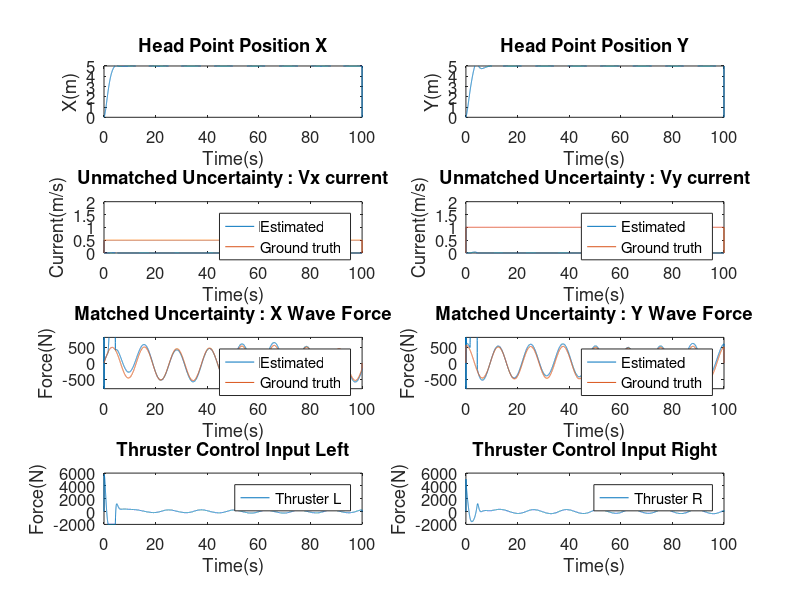

The MATLAB script that drew this image:
clear 

%%%%%%%%%%%%%%%%%%%%%%%%%%%%% USV Model %%%%%%%%%%%%%%%%%%%%%%%%%%%%%%%%%%
m = 3980;
Iz = 19703;
Xu = -50;
Yv = -200;
Yr = 0;
Nv = 0;
Nr = -1281;
m11 = m;
m22 = m; 
m33 = Iz;
l = 3.5;

M = [m11, 0, 0; 0, m22, 0; 0, 0, m33];
D = [Xu, 0, 0; 0, Yv, Yr; 0, Nv, Nr];
M_inv = inv(M);
MD = M_inv*D;
%%%%%%%%%%%%%%%%%%%%%%%%%%%%%%%%%%%%%%%%%%%%%%%%%%%%%%%%%%%%%%%%%%%%%%%%%%
%%%%%%%%%%%%%%%%%%%%%%%%%%% State estimate %%%%%%%%%%%%%%%%%%%%%%%%%%%%%%%
A_estim = [0, 0, 1, 0;
     0, 0, 0, 1;
     0, 0, 0, 0;
     0, 0, 0, 0];

B_estim = [0, 0;
     0, 0;
     1, 0;
     0, 1];

Bum_estim = [1, 0;
     0, 1;
     0, 0;
     0, 0];

L = diag([1, 1, 1, 1]);
K = [1, 0, 1.73, 0;0,1,0,1.73];
cutoff = 3;
%%%%%%%%%%%%%%%%%%%%%%%%%%%%%%%%%%%%%%%%%%%%%%%%%%%%%%%%%%%%%%%%%%%%%%%%%%

%%%%%%%%%%%%%%%%%%%%%%%%%%%%%%%%%%%%%%%%%%%%%%%%%%%%%%%%%%%%%%%%%%%%%%%%%%
% Simulation parameters
dt = 0.01; % Time step (seconds)
total_time = 100; % Total simulation time (seconds)
num_steps = total_time / dt; % Number of simulation steps

% Initialize state vectors
x = zeros(6, num_steps); % State vector [position; velocity]
x_abs = zeros(6, num_steps);
u = zeros(2, num_steps);
matched_u = zeros(2, num_steps); % Control input vector
unmatched_u = zeros(2, num_steps);
disturbance_list = zeros(4, num_steps);
statefeedback_u = zeros(2, num_steps);

estim_x = zeros(4, num_steps);
virtual_state = zeros(4, num_steps);
virtual_u = zeros(2, num_steps);
um = zeros(4, num_steps);
um_dot = 0;
con = [0;0;0;0];
filtered_um = zeros(4, num_steps);

time = 0:dt:(total_time-dt); % Time vector

% Initial condition
x(:, 1) = [0; 0; 0; -l; 0; 0]; % Initial position and velocity
x(:, 2) = x(:, 1);
x_abs(:, 1) = [0; 0; 0; -l; 0; 0]; % Initial position and velocity
x_abs(:, 2) = x_abs(:, 1);
estim_x(:, 1) = [x(4,1)+l; 0; 0; 0];
estim_x(:, 2) = estim_x(:, 1);

B_usv = [1/M(1,1), 1/M(1,1);
         0, 0;
         l/M(3,3), -l/M(3,3)
         0, 0;
         0, 0;
         0, 0]; 

Bm_disturbance = [1/M(1,1), 0, 0;
                 0, 1/M(1,1), 0;
                 0, 0, l/M(3,3);
                 0, 0, 0;
                 0, 0, 0;
                 0, 0, 0]; 

Bum_disturbance = [0, 0;
                 0, 0;
                 0, 0;
                 1, 0;
                 0, 1;
                 0, 0]; 


% Simulation loop (Euler method)
for k = 2:num_steps-1
    % Disturbance
    xy_dis = [500*sin(0.5*dt*k);500*cos(0.5*dt*k);200*cos(0.1*dt*k)/l];
    disturbance = [0.5; 1; xy_dis(1)*cos(x(6,k)) + xy_dis(2)*sin(x(6,k)); -xy_dis(1)*sin(x(6,k)) + xy_dis(2)*cos(x(6,k)); xy_dis(3)];
    disturbance_list(:,k) = [disturbance(1:2) ; xy_dis(1) - xy_dis(3)*sin(x(6,k)); xy_dis(2) + xy_dis(3)*cos(x(6,k))];

    % Compute the state derivative with disturbance
    f_usv = [(Xu*x(1, k))/m11;
          (Yv*x(2, k) + Yr*x(3, k))/m22;
          (Nv*x(2, k) + Nr*x(3, k))/m33;
          x(1, k)*cos(x(6, k)) - x(2, k)*sin(x(6, k));
          x(1, k)*sin(x(6, k)) + x(2, k)*cos(x(6, k));
          x(3, k)];

    % L1 estim
    virtual_state(:, k) = [x(4, k) + l*cos(x(6, k));
                     x(5, k) + l*sin(x(6, k));
                     x(1, k)*cos(x(6, k)) - x(2, k)*sin(x(6, k)) - x(3, k)*l*sin(x(6, k)) + disturbance(1);
                     x(1, k)*sin(x(6, k)) + x(2, k)*cos(x(6, k)) + x(3, k)*l*cos(x(6, k)) + disturbance(2)];

    % L1 control input
    x_error = estim_x(:, k) - virtual_state(:,k);
    gain = -1;
    pi = (1/gain)*(exp(gain*dt)-1);
    um(:,k) = -exp(gain*dt)*x_error/pi;
    um_dot = (um(:,k)-um(:,k-1))/dt;
    % matched uncertainty
    con(3:4) = um(3:4,k);
    % unmatched uncertainty
    con(1:2) = um_dot(1:2);
    % Low pass filtering
    filtered_um(:,k) = filtered_um(:,k-1)*exp(-cutoff*dt) - con*(1-exp(-cutoff*dt));
    matched_u(:,k) = filtered_um(3:4,k);
    unmatched_u(:,k) = filtered_um(1:2,k);
    unmatched_u(:,k) = [0;0];
    % matched_u(:,k) = [0;0];

    % Virtual control
    x_abs(:,k) = [x(1,k) + disturbance(1)*cos(x(6,k)) + disturbance(2)*sin(x(6,k));
                  x(2,k) - disturbance(1)*sin(x(6,k)) + disturbance(2)*cos(x(6,k));
                  x(3,k);
                  x(4,k);
                  x(5,k);
                  x(6,k)];

    % Virtual system dynamics
    f_usv_virtual = [(Xu*x_abs(1, k))/m11;
          (Yv*x_abs(2, k) + Yr*x_abs(3, k))/m22;
          (Nv*x_abs(2, k) + Nr*x_abs(3, k))/m33;
          x_abs(1, k)*cos(x(6, k)) - x_abs(2, k)*sin(x(6, k));
          x_abs(1, k)*sin(x(6, k)) + x_abs(2, k)*cos(x(6, k));
          x(3, k)];

    % Feedback linearization control
    virtual_u(:,k) = [f_usv_virtual(1)*cos(x(6, k)) - x(1, k)*x(3, k)*sin(x(6, k)) - f_usv_virtual(2)*sin(x(6, k)) - x(2, k)*x(3, k)*cos(x(6, k)) - f_usv_virtual(3)*l*sin(x(6, k)) - x(3, k)*x(3, k)*l*cos(x(6, k));
                 f_usv_virtual(1)*sin(x(6, k)) + x(1, k)*x(3, k)*cos(x(6, k)) + f_usv_virtual(2)*sin(x(6, k)) - x(2, k)*x(3, k)*sin(x(6, k)) + f_usv_virtual(3)*l*cos(x(6, k)) - x(3, k)*x(3, k)*l*sin(x(6, k))];
    
    % State feedback control for hurwitz matrix
    state_feedback = -K*virtual_state(:,k);

    % Nominal control input
    nom_u = [5;5];

    % Real Control input
    u(:,k) = [0.5*(m11*cos(x(6, k)) - m33*sin(x(6, k))/(l*l)), 0.5*(m11*sin(x(6, k))+m33*cos(x(6, k))/(l*l));
              0.5*(m11*cos(x(6, k)) + m33*sin(x(6, k))/(l*l)), 0.5*(m11*sin(x(6, k))-m33*cos(x(6, k))/(l*l))]*(matched_u(:,k) + unmatched_u(:,k) - virtual_u(:,k) + state_feedback + nom_u);

    %%%%%%%%%%%%%%%%%%%%%%%%%%%%%%%%%%%%%%%%%%%%%%%%%%%%%%%%%%%%%%%%%%%%%
    % estim_dx = (A_estim)*estim_x(:,k) + B_estim*(matched_u(:,k) + unmatched_u(:,k)) + B_estim*um(3:4,k) + Bum_estim*um(1:2,k) - L*(x_error);
    estim_dx = (A_estim-B_estim*K)*estim_x(:,k) + B_estim*(matched_u(:,k) + unmatched_u(:,k) + nom_u) + B_estim*um(3:4,k) + Bum_estim*um(1:2,k) - L*(x_error);


    if u(1,k) < -2000
        u(1,k) = -2000;
    end
    if u(2,k) < -2000
        u(2,k) = -2000;
    end    
    dx = f_usv + B_usv*u(:, k) + Bm_disturbance*disturbance(3:5) + Bum_disturbance*disturbance(1:2);
    %%%%%%%%%%%%%%%%%%%%%%%%%%%%%%%%%%%%%%%%%%%%%%%%%%%%%%%%%%%%%%%%%%%%%

    %System update
    x(:, k+1) = x(:, k) + dx * dt;
    estim_x(:, k+1) = estim_x(:, k) + estim_dx * dt;

    pi = 3.1415926535;
    if x(6,k+1) > pi
        x(6,k+1) = x(6,k+1) - 2*pi;
    elseif x(6,k+1) < -pi
        x(6,k+1) = x(6,k+1) + 2*pi;
    end    

end
%%%%%%%%%%%%%%%%%%%%%%%%%%%%%%%%%%%%%%%%%%%%%%%%%%%%%%%%%%%%%%%%%%%%%%%%%%

%%%%%%%%%%%%%%%%%%%%%%%%%%%%% Data Plot %%%%%%%%%%%%%%%%%%%%%%%%%%%%%%%%%%
fontSize = 15;
axisfontSize = 12;
fontSize_T = 18;

figure;
subplot(4,2,1);
plot(time, virtual_state(1,:), 'DisplayName', 'Estimated'); % Label for the first line
title('Head Point Position X', 'FontSize', fontSize_T);
xlabel('Time(s)', 'FontSize', fontSize);
ylabel('X(m)', 'FontSize', fontSize);
ylim([0, 5]);
set(gca, 'FontSize', axisfontSize);


subplot(4,2,2);
plot(time, virtual_state(2,:), 'DisplayName', 'Estimated'); % Label for the first line
title('Head Point Position Y', 'FontSize', fontSize_T);
xlabel('Time(s)', 'FontSize', fontSize);
ylabel('Y(m)', 'FontSize', fontSize);
ylim([0, 5]);
set(gca, 'FontSize', axisfontSize);


subplot(4,2,3);
plot(time, um(1,:), 'DisplayName', 'Estimated'); % Label for the first line
hold on;
plot(time, disturbance_list(1,:), 'DisplayName', 'Ground truth'); % Label for the second line
hold off;
title('Unmatched Uncertainty : Vx current', 'FontSize', fontSize_T);
xlabel('Time(s)', 'FontSize', fontSize);
ylabel('Current(m/s)', 'FontSize', fontSize);
ylim([0, 2]);
legend('show'); % Display the legend with labels
set(gca, 'FontSize', axisfontSize);


subplot(4,2,4);
plot(time, um(2,:), 'DisplayName', 'Estimated'); % Label for the first line
hold on;
plot(time, disturbance_list(2,:), 'DisplayName', 'Ground truth'); % Label for the second line
hold off;
title('Unmatched Uncertainty : Vy current', 'FontSize', fontSize_T);
xlabel('Time(s)', 'FontSize', fontSize);
ylabel('Current(m/s)', 'FontSize', fontSize);
ylim([0, 2]);
legend('show'); % Display the legend with labels
set(gca, 'FontSize', axisfontSize);


subplot(4,2,5);
plot(time, m11*um(3,:), 'DisplayName', 'Estimated'); % Label for the first line
hold on;
plot(time, disturbance_list(3,:), 'DisplayName', 'Ground truth'); % Label for the second line
hold off;
title('Matched Uncertainty : X Wave Force', 'FontSize', fontSize_T);
xlabel('Time(s)', 'FontSize', fontSize);
ylabel('Force(N)', 'FontSize', fontSize);
ylim([-800, 800]);
legend('show'); % Display the legend with labels
set(gca, 'FontSize', axisfontSize);


subplot(4,2,6);
plot(time, m11*um(4,:), 'DisplayName', 'Estimated'); % Label for the first line
hold on;
plot(time, disturbance_list(4,:), 'DisplayName', 'Ground truth'); % Label for the second line
hold off;
title('Matched Uncertainty : Y Wave Force', 'FontSize', fontSize_T);
xlabel('Time(s)', 'FontSize', fontSize);
ylabel('Force(N)', 'FontSize', fontSize);
ylim([-800, 800]);
legend('show'); % Display the legend with labels
set(gca, 'FontSize', axisfontSize);


subplot(4,2,7);
plot(time, u(1,:), 'DisplayName', 'Thruster L'); % Label for the first line
title('Thruster Control Input Left', 'FontSize', fontSize_T);
xlabel('Time(s)', 'FontSize', fontSize);
ylabel('Force(N)', 'FontSize', fontSize);
% ylim([0, 3]);
legend('show'); % Display the legend with labels
set(gca, 'FontSize', axisfontSize);


subplot(4,2,8);
plot(time, u(2,:), 'DisplayName', 'Thruster R'); % Label for the first line
title('Thruster Control Input Right', 'FontSize', fontSize_T);
xlabel('Time(s)', 'FontSize', fontSize);
ylabel('Force(N)', 'FontSize', fontSize);
% ylim([0, 3]);
legend('show'); % Display the legend with labels
set(gca, 'FontSize', axisfontSize);
%%%%%%%%%%%%%%%%%%%%%%%%%%%%%%%%%%%%%%%%%%%%%%%%%%%%%%%%%%%%%%%%%%%%%%%%%%

%%%%%%%%%%%%%%%%%%%%%%%%%%%%% Simulation %%%%%%%%%%%%%%%%%%%%%%%%%%%%%%%%%
% % Define the ship polygon
% ship_length = 7; % Length of the ship
% ship_width = 3; % Width of the ship
% ship_shape = [-ship_length/2 + ship_width, -ship_width/2; 
%               ship_length/2, 0; 
%               -ship_length/2 + ship_width, ship_width/2; 
%               -ship_length/2 - ship_width, ship_width/2; 
%               -ship_length/2 - ship_width, -ship_width/2];
% 
% % Create a figure for animation
% figure;
% hold on;
% axis equal;
% xlabel('X Position');
% ylabel('Y Position');
% title('No control');
% xlim([-30, 30]); % Set the X-axis limits
% ylim([-30, 30]); % Set the Y-axis limits
% grid on;
% legend('Own ship');
% 
% 
% % Set up the video writer
% video = VideoWriter('L1.avi'); % Create a video writer object
% video.FrameRate = 30; % Set the frame rate
% open(video); % Open the video file
% 
% % Animation loop
% for k = 1:10:num_steps
%     % Compute ship's current position and orientation
%     X = x(4, k);
%     Y = x(5, k);
%     psi = x(6, k);
% 
%     % Rotate and translate the ship shape
%     R = [cos(psi), -sin(psi); sin(psi), cos(psi)];
%     ship_position = (R * ship_shape')';
%     ship_position(:, 1) = ship_position(:, 1) + X;
%     ship_position(:, 2) = ship_position(:, 2) + Y;
% 
%     % Plot the ship
%     ship_plot = fill(ship_position(:, 1), ship_position(:, 2), 'r', 'FaceAlpha', 0.5, 'DisplayName', 'Own Ship');
% 
%     % Capture the current frame
%     frame = getframe(gcf);
%     writeVideo(video, frame);
% 
%     % Pause to create animation effect
%     pause(0.01);
% 
%     % Remove the current plot to update the next frame
%     if k < num_steps
%         delete(ship_plot);
%     end
% end
% 
% hold off;
% 
% % Close the video file
% close(video);
%%%%%%%%%%%%%%%%%%%%%%%%%%%%%%%%%%%%%%%%%%%%%%%%%%%%%%%%%%%%%%%%%%%%%%%%%%

%%%%%%%%%%%%%%%%%%%%%%%%%%%% Stamp trace %%%%%%%%%%%%%%%%%%%%%%%%%%%%%%%%%
% % Define the ship polygon
% ship_length = 7; % Length of the ship
% ship_width = 3; % Width of the ship
% ship_shape = [-ship_length/2 + ship_width, -ship_width/2; 
%               ship_length/2, 0; 
%               -ship_length/2 + ship_width, ship_width/2; 
%               -ship_length/2 - ship_width, ship_width/2; 
%               -ship_length/2 - ship_width, -ship_width/2];
% 
% % Create a figure for the plot
% figure;
% hold on;
% axis equal;
% xlabel('X Position');
% ylabel('Y Position');
% title('USV Position Stamps');
% xlim([-30, 30]); % Set the X-axis limits
% ylim([-30, 30]); % Set the Y-axis limits
% grid on;
% 
% 
% 
% % Plot USV position stamps every 10 seconds
% for k = 1:num_steps
%     if k == 1 || mod(k, 3/dt) == 0
%         % Compute ship's current position and orientation
%         X = x(4, k);
%         Y = x(5, k);
%         psi = x(6, k);
% 
%         % Rotate and translate the ship shape
%         R = [cos(psi), -sin(psi); sin(psi), cos(psi)];
%         ship_position = (R * ship_shape')';
%         ship_position(:, 1) = ship_position(:, 1) + X;
%         ship_position(:, 2) = ship_position(:, 2) + Y;
% 
%         % Plot the ship
%         fill(ship_position(:, 1), ship_position(:, 2), 'b', 'FaceAlpha', 0.5, 'DisplayName', 'Own Ship');
%     end
% end
% 
% % Add a legend after the loop to ensure it doesn't duplicate entries
% legend('USV Position');
% 
% hold off;
%%%%%%%%%%%%%%%%%%%%%%%%%%%%%%%%%%%%%%%%%%%%%%%%%%%%%%%%%%%%%%%%%%%%%%%%%%